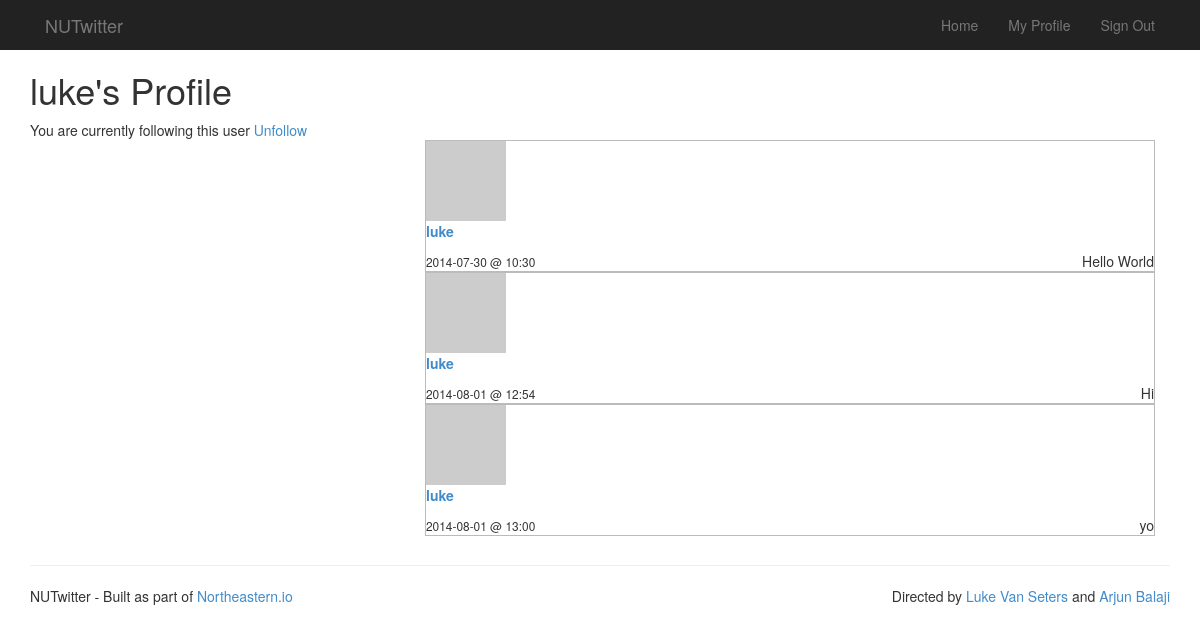
Page /luke (signed in) on the committed database.
### nu_twitter.py (models this page shows)
class User(db.Model):
	"""A user table"""
	id = db.Column(db.Integer, primary_key=True)
	username = db.Column(db.String(80), unique=True)
	email = db.Column(db.String(150), unique=True)
	password_digest = db.Column(db.String(128))
	salt = db.Column(db.String(32))
	followed = db.relationship('User',
        secondary = followers,
        primaryjoin = (followers.c.who_id == id),
        secondaryjoin = (followers.c.whom_id == id),
        backref = db.backref('followers', lazy = 'dynamic'),
        lazy = 'dynamic')
	def __init__(self, username, email, password_digest, salt):
		self.username = username
		self.email = email
		self.password_digest = password_digest
		self.salt = salt
	def __repr__(self):
		return '<User %r>' % self.username

class Post(db.Model):
	"""A post table"""
	id = db.Column(db.Integer, primary_key=True)
	body = db.Column(db.Text)
	pub_date = db.Column(db.DateTime)
	user_id = db.Column(db.Integer, db.ForeignKey('user.id'))
	user = db.relationship('User', backref=db.backref('posts', lazy='dynamic'))
	def __init__(self, user, body, pub_date=None):
		self.body = body
		if pub_date is None:
			pub_date = datetime.utcnow()
		self.pub_date = pub_date
		self.user = user
	def __repr__(self):
		return '<Post %r>' % self.title

### nu_twitter.py (the view)
@app.route('/<username>')
def user_timeline(username):
    profile_user = db.session.query(User).filter_by(username=username.lower()).first()
    if profile_user is None:
        abort(404)
    followed = False
    if g.user:
        followed = db.session.query(followers).filter_by(who_id=session['user_id'], whom_id=profile_user.id).first() is not None
    return render_template('timeline.html', posts=profile_user.posts.limit(PER_PAGE),
    	followed=followed, profile_user=profile_user)

### nu_twitter.py (called while the page is built)
@app.before_request
def before_request():
    g.user = None
    if 'user_id' in session:
    	g.user = db.session.query(User).get(session['user_id'])

def gravatar_url(email, size=80):
    return 'http://www.gravatar.com/avatar/%s?d=identicon&s=%d' % \
        (hashlib.md5(email.strip().lower().encode('utf-8')).hexdigest(), size)

def format_datetime(timestamp):
    return timestamp.strftime('%Y-%m-%d @ %H:%M')

### templates/timeline.html (shortened to what this page needs)
{% extends "layout.html" %}
{% block title %}
	{% if request.endpoint == 'user_timeline' %}
		{% if g.user.id == profile_user.id %}
			Your profile
		{% else %}
			{{ profile_user.username }}'s Profile
		{% endif %}
	{% else %}
		News Feed
	{% endif %}
{% endblock %}
{% block body %}
<div class="container">
	<h1>{{ self.title() }}</h1>
	{% if request.endpoint == 'user_timeline' %}
		<div>
			{% if g.user.id == profile_user.id %}
				This is you
			{% elif followed %}
				You are currently following this user
				<a class=unfollow href="{{ url_for('unfollow_user', username=profile_user.username) }}">Unfollow</a>
			{% else %}
				You are not currently following this user
				<a class=follow href="{{ url_for('follow_user', username=profile_user.username) }}">Follow</a>
			{% endif %}
		</div>
	{% endif %}
	<div class="col-md-8 col-md-offset-4" style="float: right;">
	{% for post in posts %}
		<div class="post">
			<img src="{{ post.user.email|gravatar(size=48) }}"><p>
			<strong>
				<a href="{{ url_for('user_timeline', username=post.user.username) }}">{{ post.user.username }}</a>
			</strong>
			<p id="post_text">{{ post.body }}</p>
			<small>{{ post.pub_date | datetimeformat }}</small>
		</div>
	{% else %}
		<em>There are no messages so far.</em>
	{% endfor %}
	</div>
</div>
{% endblock %}

### static/style.css (style rules this page uses)
.post { border: 1px solid #bbb; -moz-box-sizing: border-box; -webkit-box-sizing: border-box; box-sizing: border-box; }
#post_text { float: right; }

### rows in the picture
User: username "luke"
Post: user.username "luke", body "Hello World", pub_date "2014-07-30 @ 10:30"
Post: user.username "luke", body "Hi", pub_date "2014-08-01 @ 12:54"
Post: user.username "luke", body "yo", pub_date "2014-08-01 @ 13:00"
